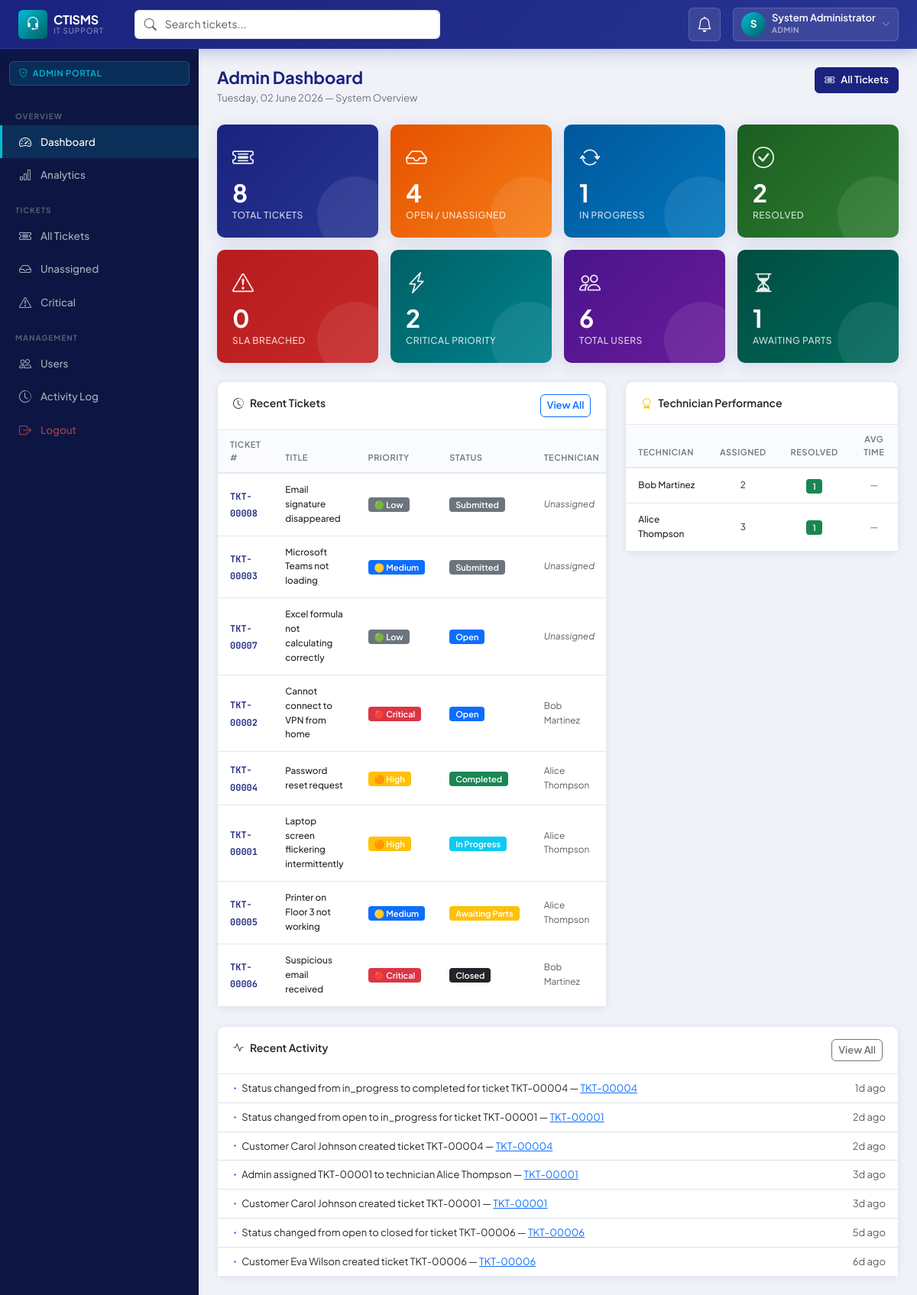
The app's page /public/admin/dashboard.php (signed in) with its own data.
### tables this page shows
CREATE TABLE `tickets` (
  `id`              INT UNSIGNED     NOT NULL AUTO_INCREMENT,
  `ticket_number`   VARCHAR(20)      NOT NULL COMMENT 'Human-readable ticket ID e.g. TKT-00001',
  `title`           VARCHAR(255)     NOT NULL,
  `description`     TEXT             NOT NULL,
  `category_id`     INT UNSIGNED     NOT NULL,
  `priority`        ENUM('low','medium','high','critical') NOT NULL DEFAULT 'medium',
  `status`          ENUM('submitted','open','in_progress','awaiting_parts','completed','closed') NOT NULL DEFAULT 'submitted',
  `customer_id`     INT UNSIGNED     NOT NULL,
  `technician_id`   INT UNSIGNED     DEFAULT NULL,
  `sla_deadline`    DATETIME         DEFAULT NULL,
  `sla_breached`    TINYINT(1)       NOT NULL DEFAULT 0,
  `resolution`      TEXT             DEFAULT NULL,
  `closed_at`       DATETIME         DEFAULT NULL,
  `created_at`      DATETIME         NOT NULL DEFAULT CURRENT_TIMESTAMP,
  `updated_at`      DATETIME         NOT NULL DEFAULT CURRENT_TIMESTAMP ON UPDATE CURRENT_TIMESTAMP,
  PRIMARY KEY (`id`),
  UNIQUE KEY `uq_tickets_number` (`ticket_number`),
  KEY `idx_tickets_status` (`status`),
  KEY `idx_tickets_priority` (`priority`),
  KEY `idx_tickets_customer` (`customer_id`),
  KEY `idx_tickets_technician` (`technician_id`),
  KEY `idx_tickets_category` (`category_id`),
  KEY `idx_tickets_created` (`created_at`),
  CONSTRAINT `fk_tickets_customer`    FOREIGN KEY (`customer_id`)   REFERENCES `users`(`id`)       ON DELETE RESTRICT,
  CONSTRAINT `fk_tickets_technician`  FOREIGN KEY (`technician_id`) REFERENCES `users`(`id`)       ON DELETE SET NULL,
  CONSTRAINT `fk_tickets_category`    FOREIGN KEY (`category_id`)   REFERENCES `categories`(`id`)  ON DELETE RESTRICT
);

CREATE TABLE `users` (
  `id`             INT UNSIGNED     NOT NULL AUTO_INCREMENT,
  `name`           VARCHAR(100)     NOT NULL,
  `email`          VARCHAR(191)     NOT NULL,
  `password`       VARCHAR(255)     NOT NULL,
  `role`           ENUM('customer','technician','admin') NOT NULL DEFAULT 'customer',
  `phone`          VARCHAR(20)      DEFAULT NULL,
  `department`     VARCHAR(100)     DEFAULT NULL,
  `avatar`         VARCHAR(255)     DEFAULT NULL,
  `is_active`      TINYINT(1)       NOT NULL DEFAULT 1,
  `last_login`     DATETIME         DEFAULT NULL,
  `created_at`     DATETIME         NOT NULL DEFAULT CURRENT_TIMESTAMP,
  `updated_at`     DATETIME         NOT NULL DEFAULT CURRENT_TIMESTAMP ON UPDATE CURRENT_TIMESTAMP,
  PRIMARY KEY (`id`),
  UNIQUE KEY `uq_users_email` (`email`),
  KEY `idx_users_role` (`role`),
  KEY `idx_users_is_active` (`is_active`)
);

CREATE TABLE `activity_logs` (
  `id`          INT UNSIGNED  NOT NULL AUTO_INCREMENT,
  `user_id`     INT UNSIGNED  DEFAULT NULL,
  `ticket_id`   INT UNSIGNED  DEFAULT NULL,
  `action`      VARCHAR(100)  NOT NULL,
  `description` TEXT          NOT NULL,
  `ip_address`  VARCHAR(45)   DEFAULT NULL,
  `created_at`  DATETIME      NOT NULL DEFAULT CURRENT_TIMESTAMP,
  PRIMARY KEY (`id`),
  KEY `idx_logs_user`   (`user_id`),
  KEY `idx_logs_ticket` (`ticket_id`),
  KEY `idx_logs_action` (`action`),
  CONSTRAINT `fk_logs_user`   FOREIGN KEY (`user_id`)   REFERENCES `users`(`id`)   ON DELETE SET NULL,
  CONSTRAINT `fk_logs_ticket` FOREIGN KEY (`ticket_id`) REFERENCES `tickets`(`id`) ON DELETE SET NULL
);

### public/admin/dashboard.php (the view, shortened to what the rows shown need)
<?php
$ticketModel = new TicketModel();
$userModel   = new UserModel();
$recentTickets= $ticketModel->getRecent(8);
$techPerf     = $userModel->getTechnicianPerformance();
$recentLogs   = (new ActivityLogModel())->getRecent(8);
include __DIR__ . '/../../app/views/layouts/header.php';
include __DIR__ . '/../../app/views/layouts/sidebar.php';
?>
<div class="page-header">
    <div>
        <h1 class="page-title">Admin Dashboard</h1>
    </div>
</div>
<div class="row g-4 mb-4">
    <div class="col-lg-7">
        <div class="card">
            <div class="card-body p-0">
                <div class="table-responsive">
                    <table class="table table-hover mb-0">
                        <thead>
                            <tr>
                                <th>Ticket #</th>
                                <th>Title</th>
                                <th>Priority</th>
                                <th>Status</th>
                                <th>Technician</th>
                            </tr>
                        </thead>
                        <tbody>
                        <?php foreach ($recentTickets as $t): ?>
                            <tr data-href="<?= APP_URL ?>/admin/view.php?id=<?= $t['id'] ?>">
                                <td><span class="ticket-number"><?= e($t['ticket_number']) ?></span></td>
                                <td class="fw-500 small"><?= e(mb_strimwidth($t['title'], 0, 40, '…')) ?></td>
                                <td><?= priorityBadge($t['priority']) ?></td>
                                <td><?= statusBadge($t['status']) ?></td>
                                <td class="text-muted small"><?= $t['technician_name'] ? e($t['technician_name']) : '<em>Unassigned</em>' ?></td>
                            </tr>
                        <?php endforeach; ?>
                        </tbody>
                    </table>
                </div>
            </div>
        </div>
    </div>
    <div class="col-lg-5">
        <div class="card">
            <div class="card-body p-0">
                <div class="table-responsive">
                    <table class="table table-sm mb-0">
                        <thead>
                            <tr>
                                <th>Technician</th>
                                <th class="text-center">Assigned</th>
                                <th class="text-center">Resolved</th>
                                <th class="text-center">Avg Time</th>
                            </tr>
                        </thead>
                        <tbody>
                        <?php foreach ($techPerf as $tp): ?>
                            <tr>
                                <td class="fw-500 small"><?= e($tp['name']) ?></td>
                                <td class="text-center small"><?= (int)$tp['total_assigned'] ?></td>
                                <td class="text-center">
                                    <span class="badge bg-success"><?= (int)$tp['resolved'] ?></span>
                                </td>
                                <td class="text-center text-muted small">
                                    <?= $tp['avg_resolution_hours'] ? $tp['avg_resolution_hours'] . 'h' : '—' ?>
                                </td>
                            </tr>
                        <?php endforeach; ?>
                        </tbody>
                    </table>
                </div>
            </div>
        </div>
    </div>
</div>
<div class="card">
    <div class="card-body p-0">
        <ul class="list-group list-group-flush">
        <?php foreach ($recentLogs as $log): ?>
            <li class="list-group-item d-flex justify-content-between align-items-start py-2 px-3" style="font-size:13px">
                <div>
                    <i class="bi bi-dot text-primary"></i>
                    <?= e($log['description']) ?>
                    <?php if ($log['ticket_number']): ?>
                    — <a href="<?= APP_URL ?>/admin/view.php?id=<?= $log['ticket_id'] ?>" class="text-primary"><?= e($log['ticket_number']) ?></a>
                    <?php endif; ?>
                </div>
                <span class="text-muted ms-3 text-nowrap"><?= timeAgo($log['created_at']) ?></span>
            </li>
        <?php endforeach; ?>
        </ul>
    </div>
</div>
<?php
include __DIR__ . '/../../app/views/layouts/footer.php';
?>

### app/helpers.php (shortened to what the rows shown need)
<?php
function e(mixed $val): string
{
    return htmlspecialchars((string)($val ?? ''), ENT_QUOTES | ENT_HTML5, 'UTF-8');
}
function timeAgo(string $datetime): string
{
    $time  = strtotime($datetime);
    $diff  = time() - $time;
    if ($diff < 86400)   return floor($diff/3600) . 'h ago';
    if ($diff < 604800)  return floor($diff/86400) . 'd ago';
    return (new DateTime($datetime))->format('d M Y');
}
function statusBadge(string $status): string
{
    $statuses = TicketModel::STATUSES;
    $color = $statuses[$status]['color'] ?? 'secondary';
    $label = $statuses[$status]['label'] ?? ucfirst($status);
    return '<span class="badge bg-'.$color.'">'.e($label).'</span>';
}
function priorityBadge(string $priority): string
{
    $priorities = TicketModel::PRIORITIES;
    $color = $priorities[$priority]['color'] ?? 'secondary';
    $label = $priorities[$priority]['label'] ?? ucfirst($priority);
    $icon  = match($priority) {
        'critical' => '🔴',
        'high'     => '🟠',
        'medium'   => '🟡',
        default    => '🟢',
    };
    return '<span class="badge bg-'.$color.'">'.$icon.' '.e($label).'</span>';
}

### records on screen
tickets: ticket_number "TKT-00008", title "Email signature disappeared", priority "🟢", priority "Low", status "Submitted", shows "Unassigned"
tickets: ticket_number "TKT-00003", title "Microsoft Teams not loading", priority "🟡", priority "Medium", status "Submitted", shows "Unassigned"
tickets: ticket_number "TKT-00007", title "Excel formula not calculating correctly", priority "🟢", priority "Low", status "Open", shows "Unassigned"
tickets: ticket_number "TKT-00002", title "Cannot connect to VPN from home", priority "🔴", priority "Critical", status "Open", technician.name "Bob Martinez"
tickets: ticket_number "TKT-00004", title "Password reset request", priority "🟠", priority "High", status "Completed", technician.name "Alice Thompson"
tickets: ticket_number "TKT-00001", title "Laptop screen flickering intermittently", priority "🟠", priority "High", status "In Progress", technician.name "Alice Thompson"
tickets: ticket_number "TKT-00005", title "Printer on Floor 3 not working", priority "🟡", priority "Medium", status "Awaiting Parts", technician.name "Alice Thompson"
tickets: ticket_number "TKT-00006", title "Suspicious email received", priority "🔴", priority "Critical", status "Closed", technician.name "Bob Martinez"
users: name "Bob Martinez", total_assigned "2", resolved "1"
users: name "Alice Thompson", total_assigned "3", resolved "1"
activity_logs: description "Status changed from in_progress to completed for ticket TKT-00004", ticket.ticket_number "TKT-00004", created_at "1d ago"
activity_logs: description "Status changed from open to in_progress for ticket TKT-00001", ticket.ticket_number "TKT-00001", created_at "2d ago"
activity_logs: description "Customer Carol Johnson created ticket TKT-00004", ticket.ticket_number "TKT-00004", created_at "2d ago"
activity_logs: description "Admin assigned TKT-00001 to technician Alice Thompson", ticket.ticket_number "TKT-00001", created_at "3d ago"
activity_logs: description "Customer Carol Johnson created ticket TKT-00001", ticket.ticket_number "TKT-00001", created_at "3d ago"
activity_logs: description "Status changed from open to closed for ticket TKT-00006", ticket.ticket_number "TKT-00006", created_at "5d ago"
activity_logs: description "Customer Eva Wilson created ticket TKT-00006", ticket.ticket_number "TKT-00006", created_at "6d ago"

### other values on screen
APP_NAME "CTISMS"
substr(Auth::name() ?? 'U', 0, 1) "S"
Auth::name() "System Administrator"
Auth::role() "ADMIN"
$role "ADMIN"
$label "Dashboard Analytics All Tickets Unassigned Critical Users Activity Log"
$stats['total'] "8"
$stats['in_progress'] "1"
$stats['sla_breached'] "0"
$stats['critical'] "2"
$totalUsers "6"
$stats['awaiting_parts'] "1"
